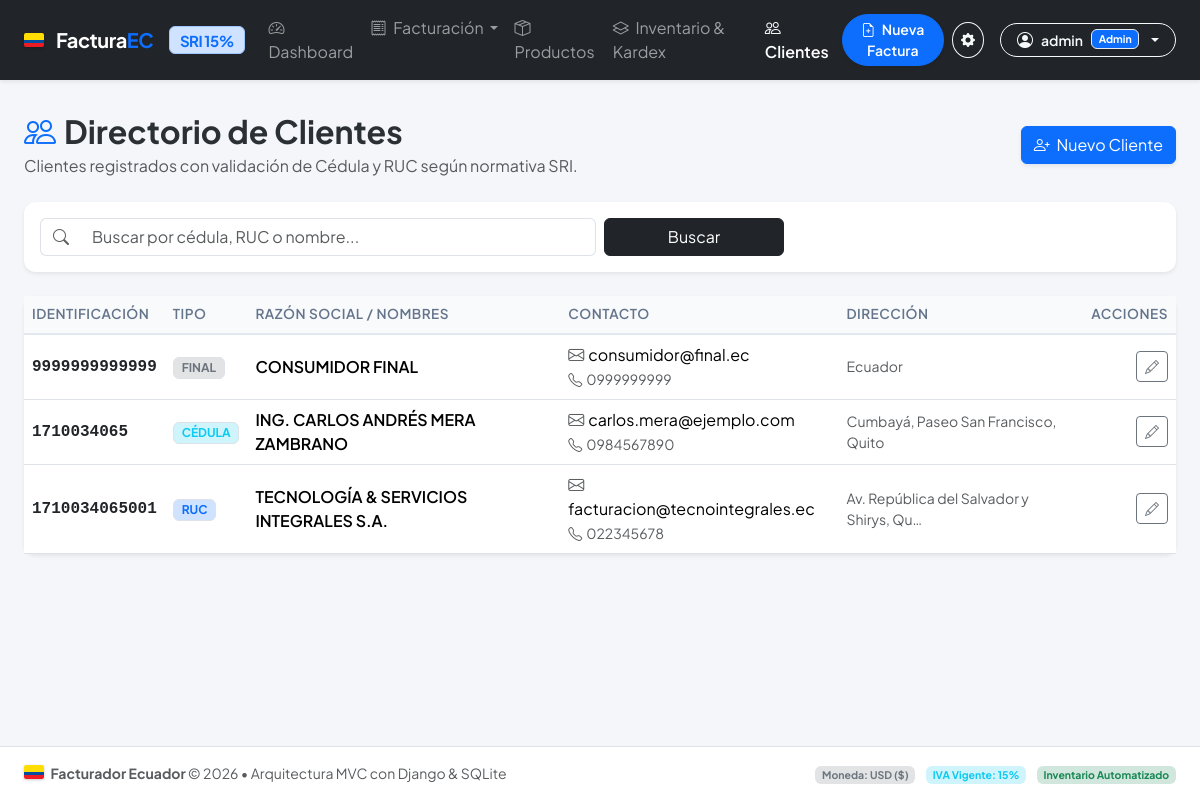
The app's page /clientes/ (signed in) with its own data.
### src/facturador/models.py (models this page shows, shortened)
class Cliente(models.Model):
    TIPO_IDENTIFICACION_CHOICES = [
        ('04', 'RUC (13 dígitos)'),
        ('05', 'Cédula (10 dígitos)'),
        ('06', 'Pasaporte'),
        ('07', 'Consumidor Final (9999999999999)'),
    ]
    tipo_identificacion = models.CharField(
        max_length=2,
        choices=TIPO_IDENTIFICACION_CHOICES,
        default='05',
        verbose_name="Tipo de Identificación"
    )
    identificacion = models.CharField(
        max_length=20,
        unique=True,
        verbose_name="Número de Identificación"
    )
    nombres = models.CharField(max_length=200, verbose_name="Nombres y Apellidos / Razón Social")
    email = models.EmailField(blank=True, default="", verbose_name="Correo Electrónico")
    telefono = models.CharField(max_length=30, blank=True, default="", verbose_name="Teléfono / Celular")
    direccion = models.TextField(blank=True, default="Ecuador", verbose_name="Dirección")
    creado_en = models.DateTimeField(auto_now_add=True)
    class Meta:
        verbose_name = "Cliente"
        verbose_name_plural = "Clientes"
        ordering = ['nombres']

### src/facturador/views.py (the view)
# urls.py: path('clientes/', views.cliente_lista, name='cliente_lista'),
@asesor_o_admin
def cliente_lista(request):
    q = request.GET.get('q', '').strip()
    clientes = Cliente.objects.all().order_by('nombres')
    if q:
        clientes = clientes.filter(Q(nombres__icontains=q) | Q(identificacion__icontains=q))
    return render(request, 'facturador/cliente_lista.html', {'clientes': clientes, 'q': q})

### src/facturador/models.py (called while the page is built)
    @property
    def es_admin(self):
        return self.rol == self.ROL_ADMIN or self.usuario.is_superuser

    @property
    def es_asesor(self):
        return self.rol in [self.ROL_ADMIN, self.ROL_ASESOR] or self.usuario.is_superuser

    @property
    def es_bodeguero(self):
        return self.rol in [self.ROL_ADMIN, self.ROL_BODEGUERO] or self.usuario.is_superuser

### templates/facturador/cliente_lista.html (shortened to what this page needs)
{% extends 'base.html' %}
{% block content %}
<div class="d-flex flex-wrap justify-content-between align-items-center mb-4 gap-2">
    <div>
        <h2 class="fw-bold mb-1">
            <i class="bi bi-people text-primary me-2"></i>Directorio de Clientes
        </h2>
        <p class="text-muted mb-0">Clientes registrados con validación de Cédula y RUC según normativa SRI.</p>
    </div>
    <a href="{% url 'cliente_crear' %}" class="btn btn-primary shadow-sm">
        <i class="bi bi-person-plus me-1"></i> Nuevo Cliente
    </a>
</div>
<div class="card mb-4">
    <div class="card-body p-3">
        <form method="get" class="row g-2 align-items-center">
            <div class="col-md-6">
                <div class="input-group">
                    <span class="input-group-text bg-white border-end-0"><i class="bi bi-search text-muted"></i></span>
                    <input type="text" name="q" value="{{ q }}" class="form-control border-start-0" placeholder="Buscar por cédula, RUC o nombre...">
                </div>
            </div>
            <div class="col-md-2">
                <button type="submit" class="btn btn-dark w-100">Buscar</button>
            </div>
        </form>
    </div>
</div>
<div class="card shadow-sm">
    <div class="card-body p-0">
        <div class="table-responsive">
            <table class="table table-hover align-middle mb-0">
                <thead>
                    <tr>
                        <th>Identificación</th>
                        <th>Tipo</th>
                        <th>Razón Social / Nombres</th>
                        <th>Contacto</th>
                        <th>Dirección</th>
                        <th class="text-end" style="width: 100px;">Acciones</th>
                    </tr>
                </thead>
                <tbody>
                    {% for c in clientes %}
                    <tr>
                        <td class="font-monospace fw-bold text-dark">
                            {{ c.identificacion }}
                        </td>
                        <td>
                            {% if c.tipo_identificacion == '04' %}
                                <span class="badge bg-primary-subtle text-primary border">RUC</span>
                            {% elif c.tipo_identificacion == '05' %}
                                <span class="badge bg-info-subtle text-info border">CÉDULA</span>
                            {% elif c.tipo_identificacion == '07' %}
                                <span class="badge bg-secondary-subtle text-secondary border">FINAL</span>
                            {% else %}
                                <span class="badge bg-light text-dark border">PASAPORTE</span>
                            {% endif %}
                        </td>
                        <td class="fw-semibold">
                            {{ c.nombres }}
                        </td>
                        <td>
                            {% if c.email %}
                                <div><i class="bi bi-envelope text-muted me-1"></i>{{ c.email }}</div>
                            {% endif %}
                            {% if c.telefono %}
                                <small class="text-muted"><i class="bi bi-telephone me-1"></i>{{ c.telefono }}</small>
                            {% endif %}
                        </td>
                        <td class="small text-muted">
                            {{ c.direccion|default:"-"|truncatechars:40 }}
                        </td>
                        <td class="text-end">
                            <a href="{% url 'cliente_editar' c.pk %}" class="btn btn-sm btn-outline-secondary" title="Editar Cliente">
                                <i class="bi bi-pencil"></i>
                            </a>
                        </td>
                    </tr>
                    {% endfor %}
                </tbody>
            </table>
        </div>
    </div>
</div>
{% endblock %}

### templates/base.html (shortened to what this page needs)
{% load static %}
<!DOCTYPE html>
<html lang="es">
<head>
    <link href="https://cdn.jsdelivr.net/npm/bootstrap@5.3.3/dist/css/bootstrap.min.css" rel="stylesheet">
    <link rel="stylesheet" href="https://cdn.jsdelivr.net/npm/bootstrap-icons@1.11.3/font/bootstrap-icons.min.css">
    <link rel="stylesheet" href="{% static 'css/style.css' %}">
</head>
<body>
    <nav class="navbar navbar-expand-lg navbar-dark bg-dark sticky-top no-print shadow-sm">
        <div class="container-fluid px-4">
            <a class="navbar-brand navbar-brand-custom text-white" href="{% url 'dashboard' %}">
                <span class="flag-badge me-1"></span>
                <span>Factura<span class="text-primary fw-bold">EC</span></span>
                <span class="badge bg-primary-subtle text-primary border border-primary-subtle ms-2 fs-7">SRI 15%</span>
            </a>
            <div class="collapse navbar-collapse" id="navbarMain">
                {% if request.user.is_authenticated %}
                <ul class="navbar-nav me-auto mb-2 mb-lg-0">
                    <li class="nav-item">
                        <a class="nav-link {% if request.resolver_match.url_name == 'dashboard' %}active fw-semibold text-white{% endif %}" href="{% url 'dashboard' %}">
                            <i class="bi bi-speedometer2 me-1"></i> Dashboard
                        </a>
                    </li>
                    {% if request.user.perfil.es_asesor %}
                    <li class="nav-item dropdown">
                        <a class="nav-link dropdown-toggle {% if 'factura' in request.resolver_match.url_name %}active fw-semibold text-white{% endif %}" href="#" role="button" data-bs-toggle="dropdown">
                            <i class="bi bi-receipt me-1"></i> Facturación
                        </a>
                    </li>
                    {% endif %}
                    <li class="nav-item">
                        <a class="nav-link {% if 'producto' in request.resolver_match.url_name %}active fw-semibold text-white{% endif %}" href="{% url 'producto_lista' %}">
                            <i class="bi bi-box-seam me-1"></i> Productos
                        </a>
                    </li>
                    {% if request.user.perfil.es_bodeguero %}
                    <li class="nav-item">
                        <a class="nav-link {% if 'inventario' in request.resolver_match.url_name %}active fw-semibold text-white{% endif %}" href="{% url 'inventario_dashboard' %}">
                            <i class="bi bi-layers me-1"></i> Inventario & Kardex
                        </a>
                    </li>
                    {% endif %}
                    {% if request.user.perfil.es_asesor %}
                    <li class="nav-item">
                        <a class="nav-link {% if 'cliente' in request.resolver_match.url_name %}active fw-semibold text-white{% endif %}" href="{% url 'cliente_lista' %}">
                            <i class="bi bi-people me-1"></i> Clientes
                        </a>
                    </li>
                    {% endif %}
                </ul>
                <div class="d-flex align-items-center gap-2">
                    {% if request.user.perfil.es_asesor %}
                    <a href="{% url 'factura_crear' %}" class="btn btn-primary btn-sm px-3 shadow-sm rounded-pill fw-semibold">
                        <i class="bi bi-file-earmark-plus me-1"></i> Nueva Factura
                    </a>
                    {% endif %}
                    {% if request.user.perfil.es_admin %}
                    <a href="{% url 'emisor_configuracion' %}" class="btn btn-outline-light btn-sm rounded-circle p-2" title="Configuración de Emisor" style="width: 36px; height: 36px; display: inline-flex; align-items: center; justify-content: center;">
                        <i class="bi bi-gear-fill"></i>
                    </a>
                    {% endif %}
                    <div class="dropdown ms-2">
                        <button class="btn btn-outline-light btn-sm dropdown-toggle d-flex align-items-center gap-2 rounded-pill px-3 py-1" type="button" data-bs-toggle="dropdown" aria-expanded="false">
                            <i class="bi bi-person-circle fs-6"></i>
                            <span class="fw-semibold">{{ request.user.username }}</span>
                            {% if request.user.perfil.rol == 'ADMINISTRADOR' %}
                                <span class="badge bg-primary text-white border border-light-subtle">Admin</span>
                            {% elif request.user.perfil.rol == 'ASESOR' %}
                                <span class="badge bg-success text-white border border-light-subtle">Asesor</span>
                            {% elif request.user.perfil.rol == 'BODEGUERO' %}
                                <span class="badge bg-warning text-dark border border-light-subtle">Bodeguero</span>
                            {% endif %}
                        </button>
                    </div>
                </div>
                {% endif %}
            </div>
        </div>
    </nav>
    <main class="flex-grow-1 container-fluid px-4 py-3">
        {% block content %}{% endblock %}
    </main>
    <footer class="bg-white border-top py-3 mt-auto no-print">
        <div class="container-fluid px-4 d-flex flex-wrap justify-content-between align-items-center text-muted small">
            <div>
                <span class="flag-badge me-1"></span>
                <strong>Facturador Ecuador</strong> &copy; {% now "Y" %} &bull; Arquitectura MVC con Django & SQLite
            </div>
            <div>
                <span class="badge bg-secondary-subtle text-secondary me-2">Moneda: USD ($)</span>
                <span class="badge bg-info-subtle text-info me-2">IVA Vigente: 15%</span>
                <span class="badge bg-success-subtle text-success">Inventario Automatizado</span>
            </div>
        </div>
    </footer>
</body>
</html>

### static/css/style.css (style rules this page uses)
:root { --primary-color: #0d6efd; --primary-dark: #0a58ca; --accent-color: #0dcaf0; --bg-light: #f8f9fa; --sidebar-bg: #1e293b; --card-shadow: 0 0.125rem 0.25rem rgba(0, 0, 0, 0.075); --card-shadow-hover: 0 0.5rem 1rem rgba(0, 0, 0, 0.12); }
body { font-family: 'Plus Jakarta Sans', system-ui, -apple-system, sans-serif; background-color: #f4f6f9; color: #2b3035; min-height: 100vh; display: flex; flex-direction: column; }
.navbar-brand-custom { font-weight: 700; letter-spacing: -0.5px; display: flex; align-items: center; gap: 0.5rem; }
.flag-badge { background: linear-gradient(180deg, #ffdd00 0%, #ffdd00 50%, #034ea2 50%, #034ea2 75%, #ed1c24 75%, #ed1c24 100%); width: 20px; height: 14px; display: inline-block; border-radius: 2px; box-shadow: 0 1px 3px rgba(0,0,0,0.2); }
.card { border: none; border-radius: 0.75rem; box-shadow: var(--card-shadow); transition: transform 0.15s ease-in-out, box-shadow 0.15s ease-in-out; }
.table thead th { background-color: #f8fafc; font-weight: 600; font-size: 0.85rem; text-transform: uppercase; letter-spacing: 0.5px; color: #64748b; border-bottom: 2px solid #e2e8f0; }

### records on screen
Cliente: identificacion "9999999999999", tipo_identificacion "FINAL", nombres "CONSUMIDOR FINAL", email "consumidor@final.ec", telefono "0999999999", direccion "Ecuador"
Cliente: identificacion "1710034065", tipo_identificacion "CÉDULA", nombres "ING. CARLOS ANDRÉS MERA ZAMBRANO", email "carlos.mera@ejemplo.com", telefono "0984567890", direccion "Cumbayá, Paseo San Francisco, Quito"
Cliente: identificacion "1710034065001", tipo_identificacion "RUC", nombres "TECNOLOGÍA & SERVICIOS INTEGRALES S.A.", email "facturacion@tecnointegrales.ec", telefono "022345678", direccion "Av. República del Salvador y Shirys, Qu…"

### other values on screen
{{ request.user.username }} "admin"
